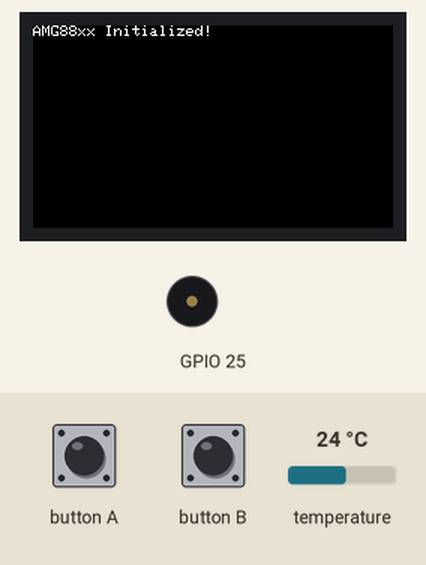
A sketch run on a simulated ESP32. Shown: 240×135 colour display, buzzer (waves = sounding). The test bench sets the inputs (shaded band); at power-on: temperature 24 °C. What the sketch prints to the serial monitor is not drawn. At 4.0 s the program puts the board to deep sleep or switches it off; the recording ends there.

Above: at 0.2 s.
At 2.3 s:
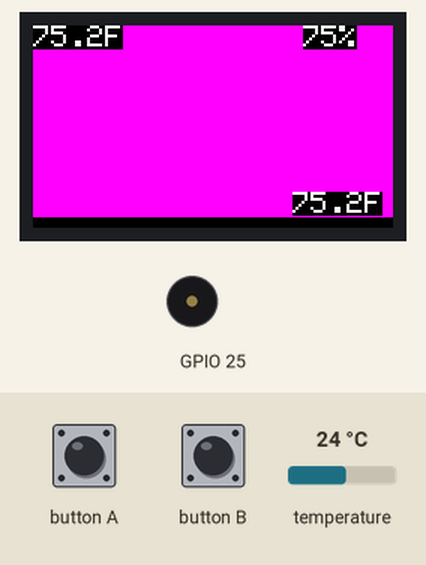
2.4 s: temperature set to 12 °C
At 3.6 s:
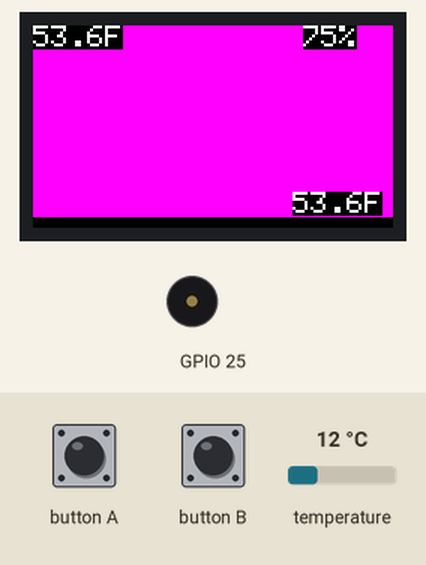
3.9 s: button A pressed for 0.15 s
Timing chart, 0 to 4.0 s (numbered marks = the images above; inputs shaded):
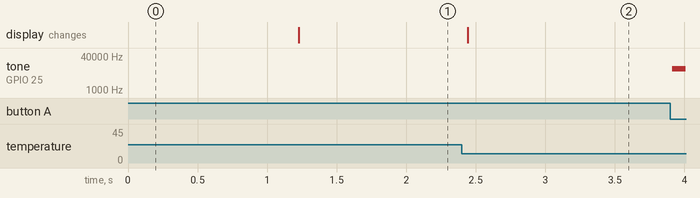

The sketch:

m5stickcplus-2-ircam.ino
```cpp
#include <Wire.h>
#include <Adafruit_AMG88xx.h>
#include <M5StickCPlus2.h>

Adafruit_AMG88xx amg;

#define SCREEN_WIDTH 240
#define SCREEN_HEIGHT 135
#define GRID_SIZE 8
#define INTERPOLATED_SIZE 16  // Reduce for faster refresh

float lastDisplayed[INTERPOLATED_SIZE][INTERPOLATED_SIZE];

float interpolate(float start, float end, float fraction) {
    return start + (end - start) * fraction;
}

void interpolateImage(float input[GRID_SIZE][GRID_SIZE], float output[INTERPOLATED_SIZE][INTERPOLATED_SIZE]) {
    for (int i = 0; i < INTERPOLATED_SIZE; i++) {
        float rowRatio = (float)(i) / (INTERPOLATED_SIZE - 1) * (GRID_SIZE - 1);
        int iLow = floor(rowRatio);
        int iHigh = ceil(rowRatio);
        float rowFrac = rowRatio - iLow;

        for (int j = 0; j < INTERPOLATED_SIZE; j++) {
            float colRatio = (float)(j) / (INTERPOLATED_SIZE - 1) * (GRID_SIZE - 1);
            int jLow = floor(colRatio);
            int jHigh = ceil(colRatio);
            float colFrac = colRatio - jLow;

            float top = interpolate(input[iLow][jLow], input[iLow][jHigh], colFrac);
            float bottom = interpolate(input[iHigh][jLow], input[iHigh][jHigh], colFrac);

            output[i][j] = interpolate(top, bottom, rowFrac);
        }
    }
}

void setup() {
    M5.begin();
    M5.Lcd.setRotation(1);  // Adjust rotation if necessary
    M5.Lcd.fillScreen(BLACK);

    // Start Serial for debugging
    Serial.begin(115200);
    Serial.println("Starting setup...");

    // Initialize custom I2C pins with a higher clock speed
    Wire.begin(25, 26);  // SDA on GPIO25, SCL on GPIO26
    Wire.setClock(400000);  // Increase I2C clock speed to 400kHz
    Serial.println("Custom I2C pins initialized.");

    // Initialize the AMG8833 sensor
    if (!amg.begin()) {
        M5.Lcd.println("AMG88xx not found!");
        Serial.println("Could not find a valid AMG88xx sensor!");
        while (1) {
            delay(1000);
        }
    } else {
        M5.Lcd.println("AMG88xx Initialized!");
        Serial.println("AMG88xx sensor initialized successfully.");
    }

    // Initialize the last displayed array with invalid values
    for (int i = 0; i < INTERPOLATED_SIZE; i++) {
        for (int j = 0; j < INTERPOLATED_SIZE; j++) {
            lastDisplayed[i][j] = -999.0;
        }
    }

    delay(1000);  // Allow time to read the screen messages
}

void loop() {
    float pixels[AMG88xx_PIXEL_ARRAY_SIZE];
    float image[GRID_SIZE][GRID_SIZE];
    float interpolatedImage[INTERPOLATED_SIZE][INTERPOLATED_SIZE];

    // Read the pixels from the sensor
    amg.readPixels(pixels);

    // Convert the 1D array to a 2D array for easier processing
    for (int i = 0; i < GRID_SIZE; i++) {
        for (int j = 0; j < GRID_SIZE; j++) {
            image[i][j] = pixels[i * GRID_SIZE + j];
        }
    }

    // Find the maximum and minimum temperatures
    float maxTemp = pixels[0];
    float minTemp = pixels[0];
    for (int i = 1; i < AMG88xx_PIXEL_ARRAY_SIZE; i++) {
        if (pixels[i] > maxTemp) {
            maxTemp = pixels[i];
        }
        if (pixels[i] < minTemp) {
            minTemp = pixels[i];
        }
    }

    // Convert temperatures to Fahrenheit
    float maxTempF = maxTemp * 9.0 / 5.0 + 32.0;
    float minTempF = minTemp * 9.0 / 5.0 + 32.0;

    // Interpolate the image to increase resolution
    interpolateImage(image, interpolatedImage);

    // Define the size of each interpolated cell
    int cellWidth = SCREEN_WIDTH / INTERPOLATED_SIZE;
    int cellHeight = SCREEN_HEIGHT / INTERPOLATED_SIZE;

    // Display the interpolated temperature data on the M5StickC screen with auto-ranging colors
    for (int i = 0; i < INTERPOLATED_SIZE; i++) {
        for (int j = 0; j < INTERPOLATED_SIZE; j++) {
            float temp = interpolatedImage[i][j];

            // Check if the temperature has changed significantly before updating the pixel
            if (abs(temp - lastDisplayed[i][j]) > 0.5) {  // Update threshold
                // Auto-range the color mapping
                int color = M5.Lcd.color565(
                    map(temp, minTemp, maxTemp, 0, 255),
                    0,
                    map(temp, minTemp, maxTemp, 255, 0)
                );
                int x = j * cellWidth;
                int y = i * cellHeight;
                M5.Lcd.fillRect(x, y, cellWidth, cellHeight, color);

                // Update the last displayed value
                lastDisplayed[i][j] = temp;
            }
        }
    }

    // Increase the font size by 100%
    M5.Lcd.setTextSize(2);

    // Display the maximum temperature in Fahrenheit at the top left
    M5.Lcd.setTextColor(WHITE, BLACK);
    M5.Lcd.setCursor(0, 0);
    M5.Lcd.printf("%.1fF", maxTempF);

    // Adjust the position of the minimum temperature text to align it to the bottom right corner
    int textWidth = 6 * 2 * 5;  // Approximate width of the text in pixels (6 pixels per character, 2x size, 5 characters "XX.X F")
    M5.Lcd.setCursor(SCREEN_WIDTH - textWidth - 7, SCREEN_HEIGHT - 24);  // Adjust cursor position for larger text
    M5.Lcd.printf("%.1fF", minTempF);

    // Display the battery voltage percentage at the top right corner
    int vol = StickCP2.Power.getBatteryVoltage();
    int batteryPercent = map(vol, 3000, 4200, 0, 100);  // Convert voltage to percentage
    if (batteryPercent > 100) batteryPercent = 100;  // Cap at 100%
    if (batteryPercent < 0) batteryPercent = 0;      // Floor at 0%
    M5.Lcd.setCursor(SCREEN_WIDTH - 60, 0);  // Adjust cursor for the top right
    M5.Lcd.printf("%d%%", batteryPercent);

    // Check if the big button is pressed
    if (M5.BtnA.wasPressed()) {
        StickCP2.Speaker.tone(10000, 100);  // Play tone
        delay(100);  // Wait for a short moment
        StickCP2.Power.powerOff();  // Power off the device
    }

    // No delay for faster refresh
    M5.update();  // Update the button state
}
```

Measured:
- after the input at 2.4 s, the display: changes at once (image 2)
